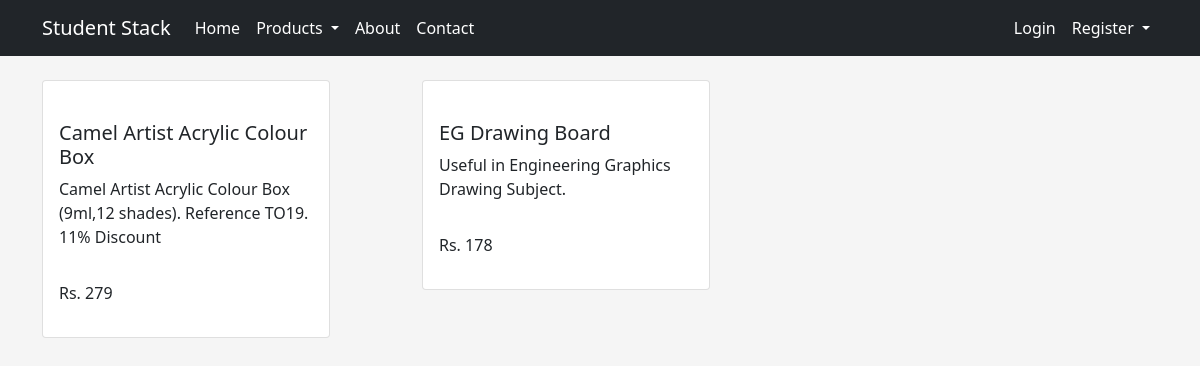
The page /stationary.php on the database its author committed.
### tables this page shows
CREATE TABLE `stationary_tbl` (
  `stationary_id` bigint(20) UNSIGNED NOT NULL,
  `stationary_name` varchar(50) NOT NULL,
  `seller_id` bigint(20) UNSIGNED NOT NULL,
  `stock` bigint(20) UNSIGNED NOT NULL,
  `descryption` varchar(200) NOT NULL,
  `availability` varchar(20) NOT NULL,
  `stationary_pic` text NOT NULL,
  `price` bigint(10) UNSIGNED NOT NULL,
  `Brand` varchar(50) NOT NULL
);

### stationary.php (the view, shortened to what this page needs)
<!DOCTYPE html>
<html>
    <head>
        <link rel="stylesheet" href="css/color.css" />
        <link href="https://cdn.jsdelivr.net/npm/bootstrap@5.0.0-beta3/dist/css/bootstrap.min.css" rel="stylesheet">
    </head>
    <body  id="main_bg">
    <?php
        require 'header.php';
    ?>
    <div class="container">
    <div class="row">
            <?php
            require 'dbconnect.php';
            $qry="SELECT * FROM stationary_tbl";
            $rs=mysqli_query($conn,$qry);
            if(mysqli_num_rows($rs)>0)
            {
                while($row=mysqli_fetch_assoc($rs))
                {
        ?>
                        <div class="col-lg-4 col-md-4 col-sm-6">
                        <div class="card" style="width: 18rem;">
                                 <a href="shopbook.phpid=<?php echo $row['id'];?>"><img class="card-img-top" src="<?php echo $row['stationary_pic'];?>" alt="<?php echo $row['book_name']; ?>"></a>
                                 <div class="card-body">
                                   <h5 class="card-title"><?php echo $row['stationary_name'];?></h5>
                                   <p class="card-text"><?php echo $row['descryption'];?></p>
                                 </div>
                                 <div class="card-body">
                                   <p>Rs. <?php echo $row['price'];?> </p>
                                 </div>
                                   </div>
                        </div>
                        <?php
                            }
                         }
                         ?>
    </div>
</div>
    </body>
</html>

### header.php (shortened to what this page needs)
<!DOCTYPE html>
<html>
    <head>
        <link href="css/color.css" rel="stylesheet">
        <link href="https://cdn.jsdelivr.net/npm/bootstrap@5.0.0-beta3/dist/css/bootstrap.min.css" rel="stylesheet">
    </head>
    <body>
          <nav class="navbar navbar-expand-lg sticky-top navbar-dark bg-dark mb-4">
            <div class="container">
              <a class="navbar-brand" href="#">Student Stack</a>
                <?php
                      $uname = (isset($_SESSION["user_name"])) ? $_SESSION["user_name"] : '';
                if($uname=='')
                {
                ?>
              <div class="collapse navbar-collapse " id="navbarSupportedContent">
                <ul class="navbar-nav me-auto mb-2 mb-lg-0">
                  <li class="nav-item">
                    <a class="nav-link active" aria-current="page" href="index.php">Home</a>
                  </li>
                  <li class="nav-item dropdown">
                    <a class="nav-link dropdown-toggle active" href="#" id="navbarDropdown" role="button" data-bs-toggle="dropdown" aria-expanded="false">
                      Products
                    </a>
                  </li>
                  <li class="nav-item">
                    <a class="nav-link active" href="about.php">About</a>
                  </li>
                  <li class="nav-item">
                    <a class="nav-link active" href="contact.php">Contact</a>
                  </li>
                </ul>
                <ul class="navbar-nav ml-auto">
                  <li class="nav-item">
                    <a class="nav-link active" href="login.php">Login</a>
                  </li>
                  <li class="nav-item dropdown">
                    <a class="nav-link dropdown-toggle active" href="#" id="navbarDropdown" role="button" data-bs-toggle="dropdown" aria-expanded="false">
                      Register
                    </a>
                  </li>
                </ul>
              </div>
                  <?php
                }
                ?>
              </div>
          </nav>
    </body>
</html>

### css/color.css (style rules this page uses)
#main_bg { background-color: whitesmoke; }

### rows shown on the page
stationary_tbl: stationary_name "Camel Artist Acrylic Colour Box", descryption "Camel Artist Acrylic Colour Box (9ml,12 shades). Reference TO19. 11% Discount", price "279"
stationary_tbl: stationary_name "EG Drawing Board", descryption "Useful in Engineering Graphics Drawing Subject.", price "178"
